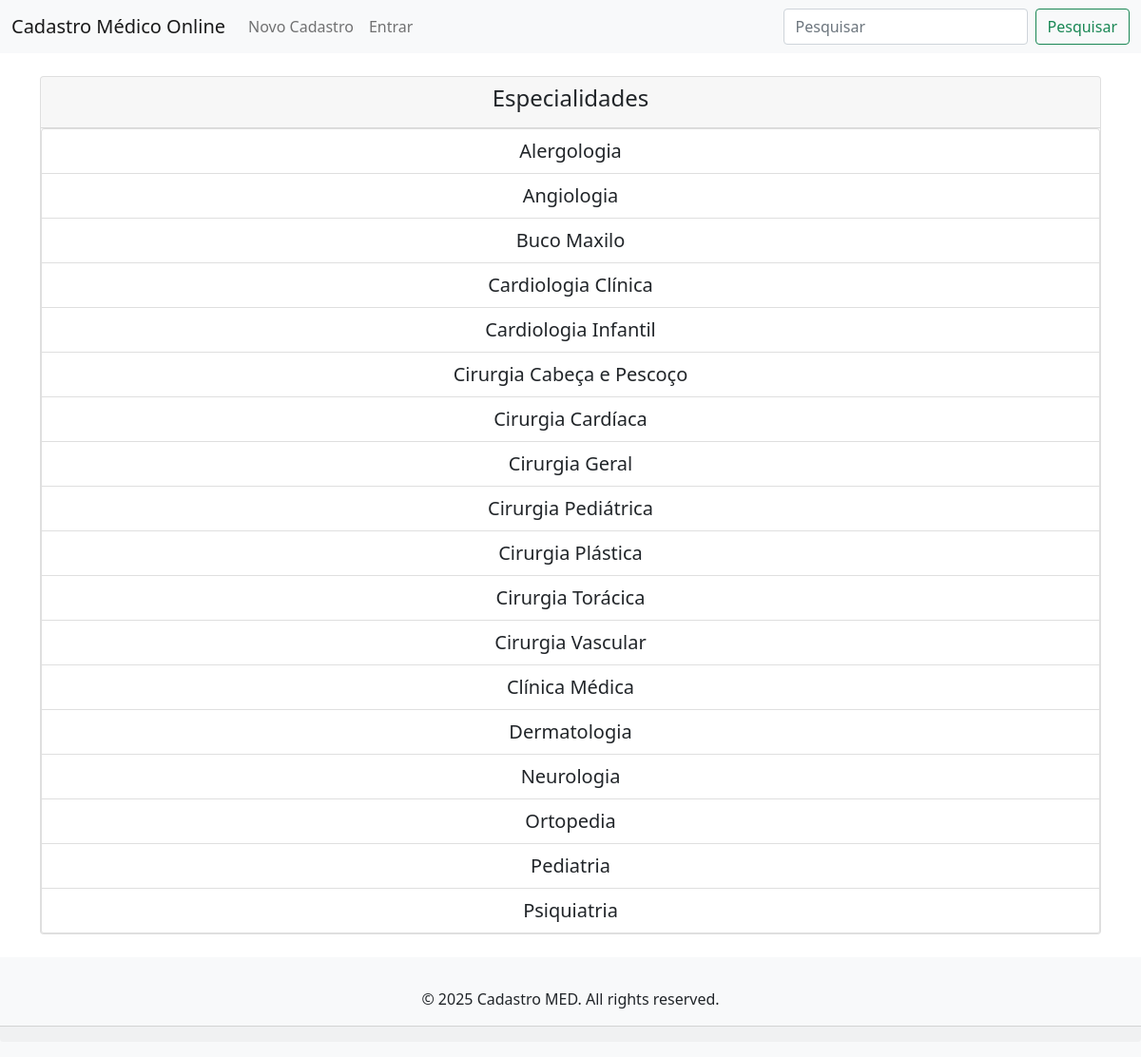
The page /webtestemed/filtra_busca.php on the database its author committed.
### tables this page shows
CREATE TABLE `especialidades` (
  `id_especialidade` int(11) NOT NULL,
  `nome_esp` varchar(50) NOT NULL
);

### webtestemed/filtra_busca.php (the view, shortened to what this page needs)
<!doctype html>
<html lang="en">
<head>
    <link href="https://cdn.jsdelivr.net/npm/bootstrap@5.0.2/dist/css/bootstrap.min.css" rel="stylesheet">
</head>
<body>
    <?php
    include('header.php');
    ?>
    <div class="container my-4">
        <div class="card">
            <div class="card-header text-center">
                <h4>Especialidades</h4>
            </div>
            <div class="list-group">
                <?php
                $database = new Database();
                $db = $database->getConnection();
                $query = "SELECT * FROM especialidades";
                $stmt = $db->prepare($query);
                $stmt->execute();
                while ($row = $stmt->fetch(PDO::FETCH_ASSOC)) {
                    echo "<a href='resultado_busca.php?search=" . urlencode($row['nome_esp']) . "'
                        class='list-group-item list-group-item-action fs-5 text-center'>"
                        . htmlspecialchars($row['nome_esp']) .
                        "</a>";
                }
                ?>
            </div>
        </div>
    </div>
    <?php
    include('footer.php');
    ?>
</body>
</html>

### webtestemed/header.php (shortened to what this page needs)
<?php
$database = new Database();
$db = $database->getConnection();
?>
<nav class="navbar navbar-expand-lg navbar-light bg-light">
    <div class="container-fluid">
        <a class="navbar-brand" href="index.php">Cadastro Médico Online</a>
        <div class="collapse navbar-collapse" id="navbarSupportedContent">
            <ul class="navbar-nav me-auto ml-2 mb-2 mb-lg-0">
                <?php if (!isset($_SESSION['user_id'])): ?>
                    <li class="nav-item">
                        <a class="nav-link" href="pag_cadastro_user.php">Novo Cadastro</a>
                    </li>
                <?php endif; ?>
                <?php if (isset($_SESSION['user_id'])): ?>
                    <?php if (!verificarCadastroMedico($db, $_SESSION['user_id'])): ?>
                        <li class="nav-item">
                            <a class="nav-link" href="pag_cadastro.php">Cadastrar Médico</a>
                        </li>
                    <?php endif; ?>
                    <li class="nav-item">
                        <a class="nav-link" href="perfil.php">Meu Perfil</a>
                    </li>
                    <li class="nav-item">
                        <a class="nav-link" href="logout.php">Sair</a>
                    </li>
                <?php else: ?>
                    <li class="nav-item">
                        <a class="nav-link" href="login_page.php">Entrar</a>
                    </li>
                <?php endif; ?>
            </ul>
            <form class="d-flex" method="get" action="resultado_busca.php">
                <input class="form-control me-2" type="text" name="search" placeholder="Pesquisar" aria-label="Search">
                <button class="btn btn-outline-success" type="submit">Pesquisar</button>
            </form>
        </div>
    </div>
</nav>

### webtestemed/footer.php
<footer class="bg-light text-dark text-center py-3 bottom-0 start-0 w-100">
  <div class="card-body">
    <p class="card-text">&copy; 2025 Cadastro MED. All rights reserved.</p>
  </div>
  <div class="card-footer text-body-secondary">
  </div>
</footer>

### rows shown on the page
especialidades: nome_esp "Alergologia"
especialidades: nome_esp "Angiologia"
especialidades: nome_esp "Buco Maxilo"
especialidades: nome_esp "Cardiologia Clínica"
especialidades: nome_esp "Cardiologia Infantil"
especialidades: nome_esp "Cirurgia Cabeça e Pescoço"
especialidades: nome_esp "Cirurgia Cardíaca"
especialidades: nome_esp "Cirurgia Geral"
especialidades: nome_esp "Cirurgia Pediátrica"
especialidades: nome_esp "Cirurgia Plástica"
especialidades: nome_esp "Cirurgia Torácica"
especialidades: nome_esp "Cirurgia Vascular"
especialidades: nome_esp "Clínica Médica"
especialidades: nome_esp "Dermatologia"
especialidades: nome_esp "Neurologia"
especialidades: nome_esp "Ortopedia"
especialidades: nome_esp "Pediatria"
especialidades: nome_esp "Psiquiatria"
